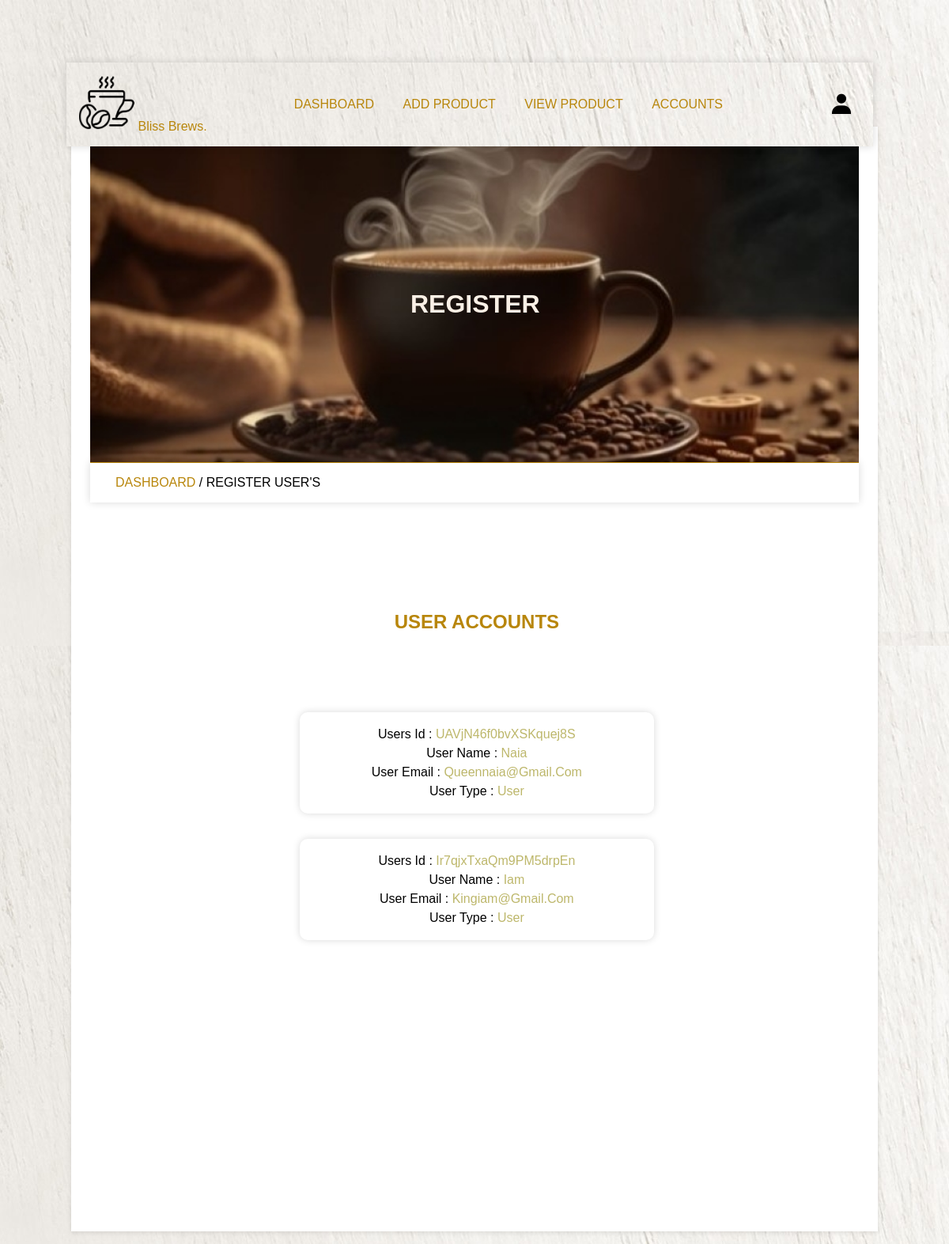
The app's page /admin/user_accounts.php (signed in) with its own data.
### tables this page shows
CREATE TABLE `users` (
  `id` varchar(255) NOT NULL,
  `name` varchar(255) NOT NULL,
  `email` varchar(255) NOT NULL,
  `password` varchar(255) NOT NULL,
  `user_type` varchar(255) NOT NULL DEFAULT 'user'
);

### admin/user_accounts.php (the view, shortened to what this page needs)
<?php
	 include '../components/connection.php';
?>
<!DOCTYPE html>
<html lang="en">
<head>
   	<link href='https://unpkg.com/boxicons@2.1.2/css/boxicons.min.css' rel='stylesheet'>
</head>
<body>
		<?php include '../components/admin_header.php'; ?>
		<div class="main">
			<div class="banner">
				<h1>register</h1>
			</div>
			<div class="title2">
				<a href="dashboard.php">dashboard </a><span>/ register user's</span>
			</div>
			<section class="accounts">
				<h1 class="heading">user accounts</h1>
				<div class="box-container">
					<?php
	 					$select_users = $conn->prepare("SELECT * FROM `users`");
	 					$select_users->execute();
	 					if ($select_users->rowCount() > 0) {
	 						while($fetch_accounts = $select_users->fetch(PDO::FETCH_ASSOC)){
					?>
					<div class="box">
						<p>users id : <span><?= $fetch_accounts['id']; ?></span></p>
						<p>user name : <span><?= $fetch_accounts['name']; ?></span></p>
						<p>user email : <span><?= $fetch_accounts['email']; ?></span></p>
						<p>user type : <span><?= $fetch_accounts['user_type']; ?></span></p>
					</div>
					<?php
							}
	 					}else{
	 						echo '
								<div class="empty">
									<p>no user register!</p>
								</div>
							';
	 					}
					?>
				</div>
			</section>
		</div>
</body>
</html>

### records on screen
users: id "UAVjN46f0bvXSKquej8S", name "Naia", email "Queennaia@gmail.com", user_type "User"
users: id "Ir7qjxTxaQm9PM5drpEn", name "Iam", email "Kingiam@gmail.com", user_type "User"
